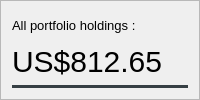
                        <widget class="QFrame" name="all_holdings">
                         <property name="frameShape">
                          <enum>QFrame::Shape::StyledPanel</enum>
                         </property>
                         <property name="frameShadow">
                          <enum>QFrame::Shadow::Raised</enum>
                         </property>
                         <layout class="QVBoxLayout" name="verticalLayout_34">
                          <item>
                           <widget class="QLabel" name="text_label_1">
                            <property name="styleSheet">
                             <string notr="true">font: bold &quot;Segoe UI&quot;; font-size: 13px;</string>
                            </property>
                            <property name="text">
                             <string>All portfolio holdings :</string>
                            </property>
                           </widget>
                          </item>
                          <item>
                           <widget class="QLabel" name="all_holdings_label">
                            <property name="styleSheet">
                             <string notr="true">font: bold &quot;Segoe UI&quot;; font-size: 30px;</string>
                            </property>
                            <property name="text">
                             <string>US$812.65</string>
                            </property>
                           </widget>
                          </item>
                          <item>
                           <widget class="QFrame" name="separator_4">
                            <property name="styleSheet">
                             <string notr="true">QFrame {
    border:11px solid;
	border-color: #363f44;
}</string>
                            </property>
                            <property name="frameShape">
                             <enum>QFrame::Shape::HLine</enum>
                            </property>
                            <property name="frameShadow">
                             <enum>QFrame::Shadow::Plain</enum>
                            </property>
                            <property name="lineWidth">
                             <number>2</number>
                            </property>
                           </widget>
                          </item>
                         </layout>
                        </widget>
